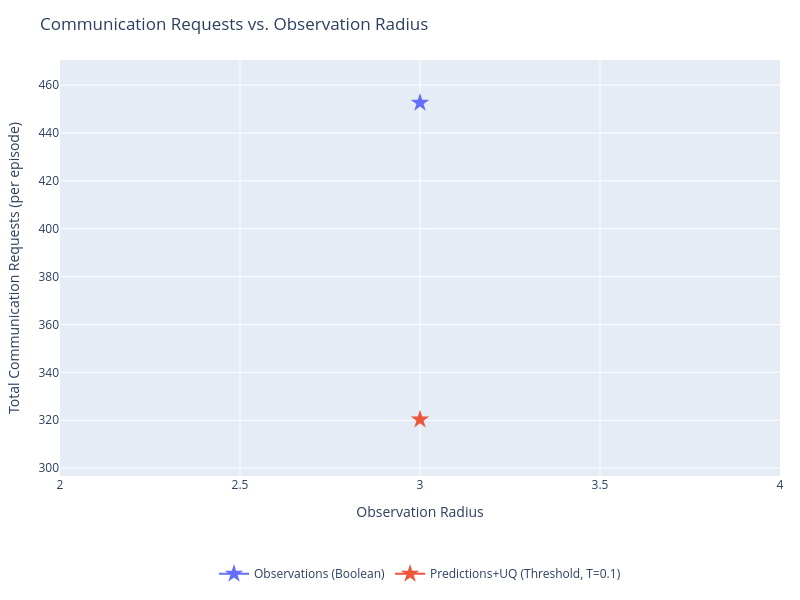

This figure's notebook cell:
### Markdown cell above
## Communication vs. Observation Radius

### Code cell
for comms_p in comms_probabilities:
    fig2 = go.Figure()
    r2_annotations2 = []

    for series in output:
        if SERIES_TO_PLOT is not None and series not in SERIES_TO_PLOT:
            continue

        color = series_colors.get(series, '#888888')
        all_exps_s = list(output[series].keys())

        # Swept experiments for this comms_p: obs_radius_X_comms_Y
        swept = sorted(
            [e for e in all_exps_s if f"Fixed Rate" in series and f"_comms_{comms_p:.3f}" in e],
            key=lambda e: output[series][e].attrs.get("observation_radius", float('inf'))
        )
        # Fixed (learned comms) experiments: obs_radius_X only (no comms component)
        fixed = sorted(
            [e for e in all_exps_s if not "Fixed Rate" in series],
            key=lambda e: output[series][e].attrs.get("observation_radius", float('inf'))
        )

        if swept:
            continue
            xs = [float(e.split("obs_radius_")[1].split("_comms_")[0]) for e in swept]
            ys = [get_requests(output[series][e]) for e in swept]

            fig2.add_trace(go.Scatter(
                x=xs,
                y=ys,
                mode='lines+markers',
                name=series,
                line=dict(color=color),
                marker=dict(color=color, size=8),
                legendgroup=series,
                hovertemplate=[
                    f"{series}<br>obs_radius={r:.1f}<br>requests=%{{y:.1f}}<extra></extra>"
                    for r in xs
                ],
            ))

            # OLS trendline
            if len(xs) >= 2:
                x_trend2, y_trend2, r2_2 = fit_ols_trendline(xs, ys)
                fig2.add_trace(go.Scatter(
                    x=x_trend2,
                    y=y_trend2,
                    mode='lines',
                    name=f"{series} (fit)",
                    line=dict(color=color, dash='dash', width=1),
                    legendgroup=series,
                    showlegend=False,
                    hoverinfo='skip',
                ))
                r2_annotations2.append(
                    dict(
                        text=f"<b>{series}</b> R²={r2_2:.3f}",
                        xref='paper', yref='paper',
                        x=0.01,
                        y=0.99 - len(r2_annotations2) * 0.06,
                        xanchor='left', yanchor='top',
                        showarrow=False,
                        font=dict(color=color, size=12),
                    )
                )

        if fixed:
            xs_f = [output[series][e].attrs.get("observation_radius", float('inf')) for e in fixed]
            ys_f = [get_requests(output[series][e]) for e in fixed]
            ys_std_f = [get_requests_std(output[series][e]) for e in fixed]
            y_upper_f = [y + s for y, s in zip(ys_f, ys_std_f)]
            y_lower_f = [y - s for y, s in zip(ys_f, ys_std_f)]
            fig2.add_trace(go.Scatter(
                x=xs_f,
                y=ys_f,
                mode='lines+markers',
                name=series,
                line=dict(color=color),
                marker=dict(color=color, size=14, symbol='star'),
                legendgroup=series,
                showlegend=len(swept) == 0,
                hovertemplate=f"{series}<br>obs_radius=%{{x:.1f}}<br>requests=%{{y:.1f}}<extra></extra>",
            ))
            # SEM shaded band
            fig2.add_trace(go.Scatter(
                x=xs_f + xs_f[::-1],
                y=y_upper_f + y_lower_f[::-1],
                fill='toself',
                fillcolor=color,
                line=dict(color='rgba(255,255,255,0)'),
                opacity=0.2,
                legendgroup=series,
                showlegend=False,
                hoverinfo='skip',
            ))

fig2.update_layout(
    title=f"Communication Requests vs. Observation Radius",
    # title=f"Communication Requests vs. Observation Radius (comms_p={comms_p:.3f})",
    xaxis_title="Observation Radius",
    yaxis_title="Total Communication Requests (per episode)",
    height=600,
    width=800,
    hovermode='closest',
    autosize=True,
    margin=dict(l=60, r=20, t=60, b=120),
    legend=dict(orientation='h', yanchor='top', y=-0.2, xanchor='center', x=0.5),
    annotations=r2_annotations2,
)
fig2.show()

### Figure 1 — Plotly figure (JSON) as saved in the notebook; plotly's stock layout.template omitted (floating-point values rounded to 4 significant figures)
{"data": [{"hovertemplate": "Observations (Boolean)<br>obs_radius=%{x:.1f}<br>requests=%{y:.1f}<extra></extra>", "legendgroup": "Observations (Boolean)", "line": {"color": "#636EFA"}, "marker": {"color": "#636EFA", "size": 14, "symbol": "star"}, "mode": "lines+markers", "name": "Observations (Boolean)", "showlegend": true, "type": "scatter", "x": [3], "y": [452.6]}, {"fill": "toself", "fillcolor": "#636EFA", "hoverinfo": "skip", "legendgroup": "Observations (Boolean)", "line": {"color": "rgba(255,255,255,0)"}, "opacity": 0.2, "showlegend": false, "type": "scatter", "x": [3, 3], "y": [460.2, 445.0]}, {"hovertemplate": "Predictions+UQ (Threshold, T=0.1)<br>obs_radius=%{x:.1f}<br>requests=%{y:.1f}<extra></extra>", "legendgroup": "Predictions+UQ (Threshold, T=0.1)", "line": {"color": "#EF553B"}, "marker": {"color": "#EF553B", "size": 14, "symbol": "star"}, "mode": "lines+markers", "name": "Predictions+UQ (Threshold, T=0.1)", "showlegend": true, "type": "scatter", "x": [3], "y": [320.3]}, {"fill": "toself", "fillcolor": "#EF553B", "hoverinfo": "skip", "legendgroup": "Predictions+UQ (Threshold, T=0.1)", "line": {"color": "rgba(255,255,255,0)"}, "opacity": 0.2, "showlegend": false, "type": "scatter", "x": [3, 3], "y": [333.6, 307.0]}], "layout": {"autosize": true, "height": 600, "hovermode": "closest", "legend": {"orientation": "h", "x": 0.5, "xanchor": "center", "y": -0.2, "yanchor": "top"}, "margin": {"b": 120, "l": 60, "r": 20, "t": 60}, "title": {"text": "Communication Requests vs. Observation Radius"}, "width": 800, "xaxis": {"title": {"text": "Observation Radius"}}, "yaxis": {"title": {"text": "Total Communication Requests (per episode)"}}}}
